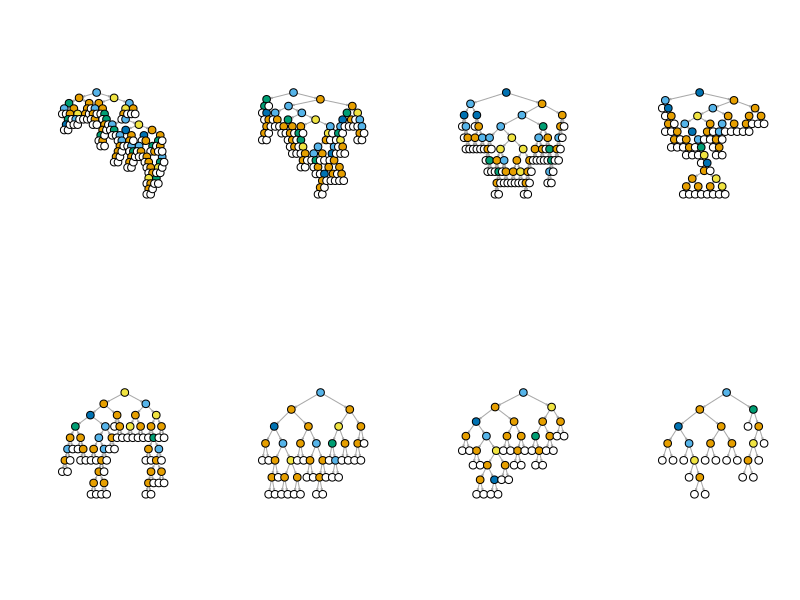

Reproduce this figure in R.
# Load library
library(MASS)
library(igraph)

# Clear environment
rm(list = ls())

# Setting Japanese font (for MacOSX)
# par(family= "HiraKakuProN-W3")

# Chapter7 e.g.67
# バギング処理の実装。

# 最頻値計算用関数mode(y)
mode <- function(y) {
  names(sort(table(y), decreasing = TRUE))[1]
}

# 分岐処理の際の損失関数(1) mis_match(y)
# 分岐先のデータ集合において、
# その集合内の応答変数最頻値と異なる応答変数値を取るデータの数を返す。
mis_match <- function(y) {
  y_hat <- mode(y)
  return(sum(y != y_hat))
}

# 分岐処理の際の損失関数(2) Gini(y)
# 分岐先のデータ集合におけるGini指標を返す。
# Gini指標が小さければ小さいほど最適なデータ割り振りと判定する。
gini <- function(y) {
  n <- length(y)
  if (n == 0) {
    return(0)
  }
  z <- as.vector(table(y))
  m <- length(z)
  T <- 0
  for (j in 1:m) {
    T <- T + z[j] * (n - z[j])
  }
  return(T / n)
}

# 分岐処理の際の損失関数(3) entropy(y)
# 分岐先のデータ集合におけるentropyを返す。
# entropyが小さければ小さいほど最適なデータ割り振りと判定する。
entropy <- function(y) {
  n <- length(y)
  if (n == 0) {
    return(0)
  }
  z <- as.vector(table(y))
  m <- length(z)
  T <- 0
  for (j in 1:m) {
    if (z[j] != 0) {
      T <- T + z[j] * log(n / z[j])
    }
  }
  return(T)
}

# 分岐処理を行う関数branch(x, y, f, S, m)
# x: 全説明変数データ。説明変数行列の形で受け取る。
# y: 全応答変数データ。
# f: 分岐を評価する損失関数
# S: 分岐を評価するデータの添字集合
# m: 説明変数に含まれる要素数（実際は利用されていない！）
branch <- function(x, y, f, S, m = ncol(x)) {
  n <- length(S) # 分岐を評価するデータ集合に含まれるデータ数
  p <- ncol(x) # 説明変数に含まれる要素数
  if (n == 0) { # 評価するデータ集合が空集合ならばNULLを返す。
    return(NULL)
  }
  best_score <- Inf # 分岐評価スコアの最小値
  for (j in 1:p) { # 分岐評価に用いる要素として、説明変数の全要素をなめる。
    for (i in S) { # 分岐評価に用いるデータとして、評価対象データ集合の全データをなめる。
      left <- NULL; right <- NULL # 分岐先のデータ集合
      for (k in S) {
        if (x[k, j] < x[i, j]) { # i番目のデータの第j要素を基準値として、各データの第j要素を評価する。
          left <- c(left, k) # 基準値より大きかったら左の分岐へ割り振る。
        } else {
          right <- c(right, k) # 基準値より小さかったら右の分岐へ割り振る。
        }
      }
      L <- f(y[left]); R <- f(y[right]) # 割り振られた分岐先のデータ集合において、損失関数の値を計算。
      score <- L + R # 左右のデータ群の損失関数値の和を、当該分岐条件における評価スコアとする。
      if (score < best_score) {
        best_score <- score
        # ベストスコアを叩いた分岐条件のパラメータを戻り値とする。
        info <- list(i = i, j = j, # 分岐評価の基準値として用いた、「i番目のデータの第j要素」のi, j
                     left = left, right = right, # 左と右の各分岐に割り振られたデータの添字。
                     score = best_score, # ベストスコアの値。
                     left_score = L, right_score = R) # ベストスコアの際の左と右の各データ集合における損失関数値。
      }
    }
  }
  return(info)
}

# 決定木構成を行う関数dt(x, y, f, alpha, n_min, m)
# x: 全説明変数データ。説明変数行列の形で受け取る。
# y: 全応答変数データ。
# f: 分岐を評価する損失関数。デフォルト引数としてsq_lossを取る。
# alpha: 式(7.3)におけるパラメタalpha。
# n_min: 各頂点において分岐処理を行うか否かを決定する閾値データ数。
# m: 説明変数に含まれる要素数。
dt <- function(x, y, 
               f = "sq_loss", alpha = 0, n_min = 1, m = ncol(x)) {
  # 損失関数の決定
  if (f == "sq_loss") {
    g <- sq_loss
  } else if (f == "mis_match") {
    g <- mis_match
  } else if (f == "gini") {
    g <- gini
  } else {
    g <- entropy
  }
  
  n <- length(y) # 総データ数
  stack <- list() # 決定木構成に用いるスタック。
  # stackの各要素stack[[i]]は、
  # i番目の頂点に関する属性情報を保持するlist型変数。
  # parent: 親頂点の番号。
  # set: 子となるデータの添字集合。
  # score: 子となるデータ集合の損失関数値。
  stack[[1]] <- list(parent = 0, set = 1:n, score = g(y)) # i = 1の頂点は根。
  vertex <- list() # i番目の頂点に関する属性情報を保持するlist型変数。
  # vertex[[i]]の各要素について：
  # parent: 親頂点の番号。
  # set: その頂点に割り振られたデータの添字集合。
  # th: （子頂点を持っている場合、）分岐処理を行った際の基準値として用いたデータ値。
  # j: （子頂点を持っている場合、）分岐処理を行った際の基準として用いた「説明変数の要素」の番号。端点では0とする。
  k <- 0 # 頂点番号管理用変数
  
  # 処理待ちスタックが0になるまで分岐処理を行う。
  while (length(stack) > 0) {
    r <- length(stack) # 決定木構成処理待ち頂点の数
    node <- stack[[r]] # スタックの一番上にある頂点を処理対象とする。
    stack <- stack[-r] # POP処理とするので、スタックの一番上にある頂点を削除。
    k <- k + 1
    res <- branch(x, y, g, node$set, m) # 処理対象頂点において分岐処理を実行。
    # 以下の条件に当てはまる場合は、分岐処理を止めて、当該頂点を端点として管理する。
    # i) 分岐処理を行う前と行った後のscore差がalphaより小さい場合。
    # ii) 当該頂点におけるデータ数がn_minより小さい場合。
    # iii) 子頂点に割り振られたデータ集合が一つでも空集合となった場合。
    if (node$score - res$score < alpha || 
        length(node$set) < n_min ||
        length(res$left) == 0 ||
        length(res$right) == 0) {
      vertex[[k]] <- list(parent = node$parent, j = 0, set = node$set)
    } else {
      # 分岐処理を行う場合は、当該頂点を内点として管理する。
      # かつ、生成された子頂点の情報を処理待ちスタックに追加する。
      vertex[[k]] <- list(parent = node$parent, set = node$set, 
                          th = x[res$i, res$j], j = res$j)
      stack[[r]] <- list(parent = k, set = res$right, score = res$right_score)
      stack[[r + 1]] <- list(parent = k, set = res$left, score = res$left_score)
    }
  }
  
  # 出来上がった木データvertexの整形。
  # 左右の子頂点の番号情報をleft, rightとして付与する。端点の場合は値を0とする。
  # 頂点が端点であれば、割り振られたデータの応答変数値の最頻値情報または平均値情報をcenterとして付与する。
  # このcenterが、決定木を用いた回帰における応答変数推定値となる。
  
  r <- length(vertex) # 木に含まれる頂点数
  for (h in 1:r) {
    vertex[[h]]$left <- 0; vertex[[h]]$right <- 0 # 各頂点の左右子頂点の番号を0で初期化。
  }
  for (h in r:2) { # 端点から根に向かって遡って処理を行う。
    pa <- vertex[[h]]$parent # 当該頂点の親頂点の頂点番号。
    if (vertex[[pa]]$right == 0) { # 子頂点番号情報は左の方が小さくなるように付与する。
      vertex[[pa]]$right <- h
    } else {
      vertex[[pa]]$left <- h
    }
  }
  # 損失関数がsq_lossの場合は、当該頂点における応答変数値の平均値情報を付与する。
  # それ以外の損失関数の場合は、当該頂点における応答変数値の最頻値情報を付与する。
  if (f == "sq_loss") {
    g <- mean
  } else {
    g <- mode
  }
  for (h in 1:r) {
    if (vertex[[h]]$j == 0) { # 以下の処理は端点の時のみ。
      vertex[[h]]$center <- g(y[vertex[[h]]$set]) # 最頻値情報or平均値情報をcenterとして付与。
    }
  }
  return(vertex)
}

# 決定木から応答変数推定値を取得する関数value(u, vertex)
# u: 応答変数推定値を取得する対象の説明変数値（∈R^p）。
# vertex: dt()で作成した決定木。
value <- function(u, vertex) {
  r <- 1 # 根からスタートして、その説明変数値が割り振られる端点に降りていく。
  while (vertex[[r]]$j != 0) {
    if (u[vertex[[r]]$j] < vertex[[r]]$th) {
      r <- vertex[[r]]$left
    } else {
      r <- vertex[[r]]$right
    }
  }
  return(vertex[[r]]$center) # 辿り着いた端点の応答変数代表値を返す。
}

# バギング
# データ生成
par(mfrow = c(2, 4))
n <- 200; p <- 5
x <- matrix(rnorm(n * p), nrow = n, ncol = p)
beta <- rnorm(p)
y <- abs(round(x %*% beta + rnorm(n))) + 1

# バギングを8回行う
for (h in 1:8) {
  index <- sample(1:n, n, replace = TRUE) # 200個のデータの中から重複を許してランダムに200個データを選択する。
  x <- x[index, ]
  y <- y[index]
  vertex <- dt(x, y, "mis_match", n_min = 6) # 決定木構成処理
  r <- length(vertex)
  col <- array(dim = r)
  edge_list <- matrix(nrow = r, ncol = 2)
  for (i in 1:r) {
    col[i] <- vertex[[i]]$j
    edge_list[i, ] <- c(vertex[[i]]$parent, i)
  }
  edge_list <- edge_list[-1, ]
  g <- graph_from_edgelist(edge_list)
  V(g)$color <- col
  V(g)$name <- ""
  plot(g, layout = layout.reingold.tilford(g, root = 1),
       edge.arrow.size = 0.1)
}
par(mfrow = c(1, 1))